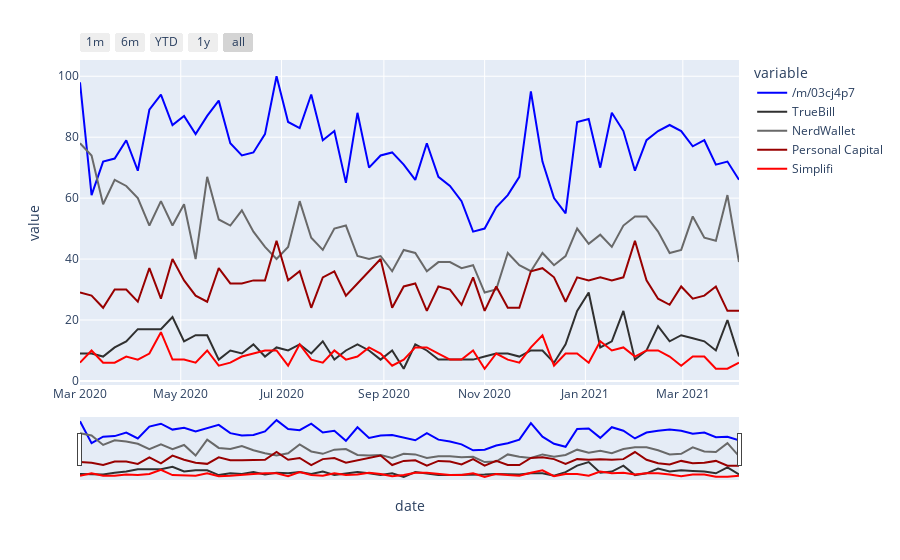

Source (notebook cell):
### Markdown cell above
<h3> Long Date Range </h3>

### Code cell
import plotly.express as px
fig = px.line(df_long.sort_values(by=['date'], ascending=[True]), x='date', y=['{}'.format(kw1), '{}'.format(kw2), '{}'.format(kw3), '{}'.format(kw4), '{}'.format(kw5)], color_discrete_map={'{}'.format(kw1): 'blue', '{}'.format(kw2): '#303030', '{}'.format(kw3): '#696969', '{}'.format(kw4): '#980000', '{}'.format(kw5): '#FF0000'})
fig.update_layout(xaxis_rangeselector_buttons=list([
                dict(label="1m", count=1, step="month", stepmode="backward"),
                dict(label="6m", count=6, step="month", stepmode="backward"),
                dict(label="YTD", count=1, step="year", stepmode="todate"),
                dict(label="1y", count=1, step="year", stepmode="backward"),
                dict(step="all")
            ]))
fig.update_layout(xaxis_rangeslider_visible=True)
fig
